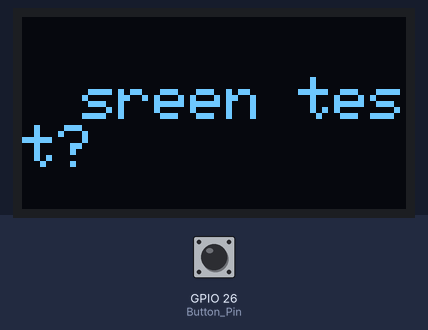
The sketch below on a simulated ESP32. On the bench: 128×64 one-colour display. Inputs (shaded band) come from the test bench; at power-on: GPIO 26 (Button_Pin) LOW. What the sketch prints to the serial monitor is not drawn.

Above: at 1.2 s.
1.3 s: GPIO 26 (Button_Pin) pulled HIGH for 0.15 s
At 1.9 s:
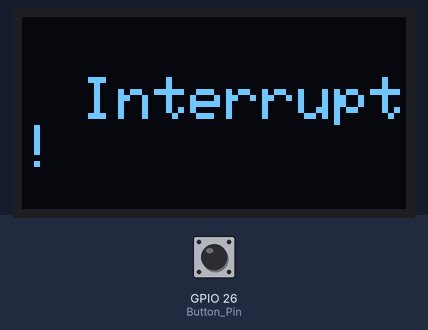
4.4 s: GPIO 26 (Button_Pin) pulled HIGH for 1 s
8.4 s: GPIO 26 (Button_Pin) pulled HIGH for 3.2 s
Timing chart, 0 to 11.4 s (numbered marks = the images above; inputs shaded):
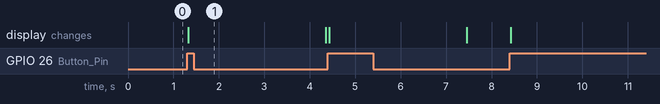

The sketch:

project.ino
```cpp
#include "Wire.h"
#include "Adafruit_GFX.h"
#include "Adafruit_SSD1306.h"

#define OLED_SDA 5
#define OLED_SCL 4
#define OLED_RST 16
#define Button_Pin 26

Adafruit_SSD1306 display(128, 64, &Wire, OLED_RST);

void ARDUINO_ISR_ATTR printButtonInterrupt(){
  display.clearDisplay();
  display.setTextSize(2);
  display.setTextColor(WHITE);
  display.setCursor(20, 20);
  display.print("Interrupt!");
  display.display();
  delay(3000);
}

void setup() {
  Serial.begin(115200);
  Serial.print("Scetch done");
  pinMode(Button_Pin, INPUT);

  attachInterrupt(Button_Pin, printButtonInterrupt, RISING);

  Wire.begin(OLED_SDA, OLED_SCL);
  if(!display.begin(SSD1306_SWITCHCAPVCC, 0x3C)) {
    for(;;);
  }
}

void loop() {
  display.clearDisplay();
  display.setTextSize(2);
  display.setTextColor(WHITE);
  display.setCursor(20, 20);
  display.print("sreen test?");
  display.display();
}
```

Measured:
- after the input at 1.3 s, the display: changes at once (image 1)
